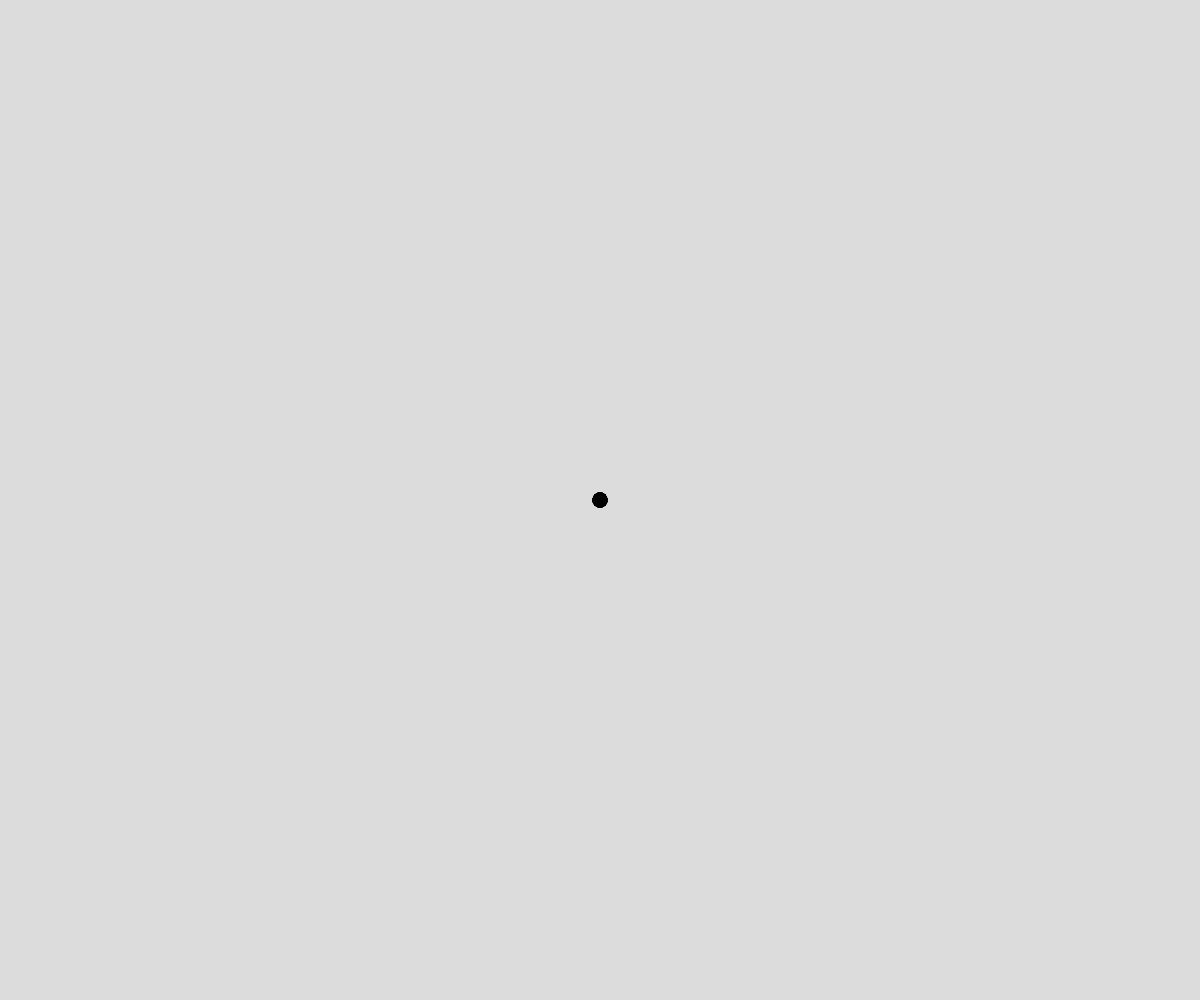
Frame 1 (no input)
Frame 60 (no input): identical to frame 1, image omitted
Frame 120 (the mouse pressed at the canvas centre since frame 60): identical to frame 1, image omitted

The p5.js sketch that drew this single still picture (run headless with seeded random() and noise() and a simulated clock; from frame 60 on, the mouse is pressed at the canvas centre):

// p5.js sketch
// ── sketch.js
// Project Title
// Your Name
// Date
//
// Extra for Experts:
// - describe what you did to take this project "above and beyond"

let points = []; //snake coordinates
let headLocation; //object - where the head is
let speed = 10;
let snakeLength = 45;

function setup() {
  createCanvas(windowWidth, windowHeight);
  headLocation = new Point(width/2, height/2);
  initSnake();
  strokeWeight(15);
}

function initSnake(){
  //set up 5 points in our array
  for(let i = 0; i < snakeLength; i++){
    points.push(createPoint());
  }
}

function createPoint(){
  //keyboard control, return a Point object
  if(keyCode===RIGHT_ARROW) headLocation.x += speed;
  else if(keyCode===LEFT_ARROW) headLocation.x -= speed;
  else if(keyCode===UP_ARROW) headLocation.y -= speed;
  else if(keyCode===DOWN_ARROW) headLocation.y += speed;
  return new Point(headLocation.x, headLocation.y);

}

function displaySnake(){
  //loop through all pairs of points
  for(let i = 0; i<points.length-1;i++){
    let curr = points[i];  //current item
    let right = points[i+1];  //right neighbour   //0 transparent - 255 opaque
    let alphaValue = map(i, 0, points.length-1,0,255 );
    stroke(0,alphaValue);
    line(curr.x,curr.y,right.x,right.y);
  }
}

function moveSnake(){
  //delete first point, add a new point on the end
  points.splice(0,1); //deleting the tail
  points.push(createPoint());
}

function draw() {
  background(220);
  moveSnake();
  displaySnake();
}

class Point{   // simple class for (x,y) point
  constructor(x,y){
    this.x = x;
    this.y = y;
  }
}
